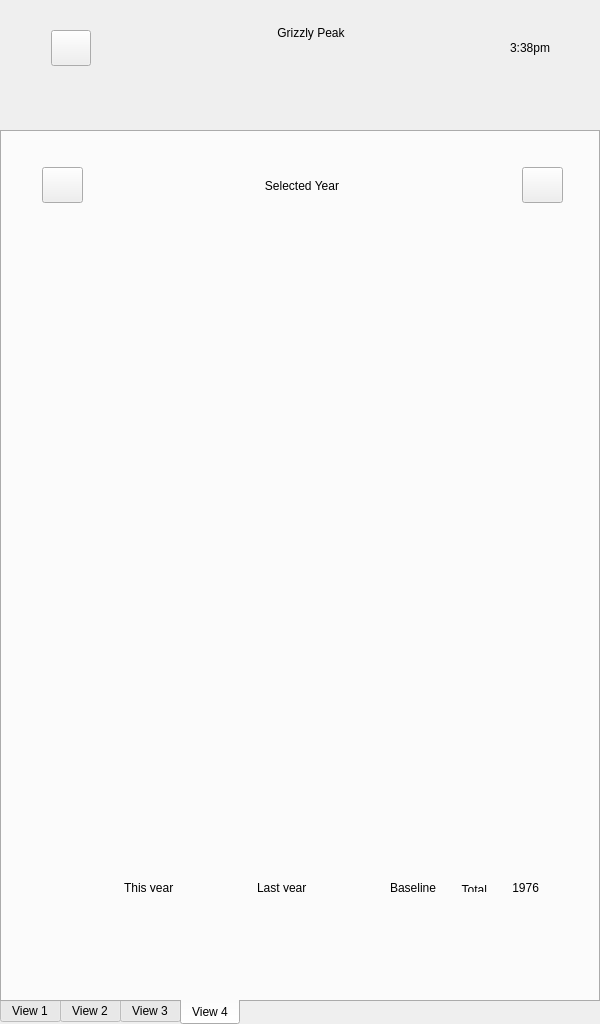
<?xml version="1.0" encoding="UTF-8"?>
<ui version="4.0">
 <class>MyMainWindow</class>
 <widget class="QWidget" name="MyMainWindow">
  <property name="geometry">
   <rect>
    <x>0</x>
    <y>0</y>
    <width>600</width>
    <height>1024</height>
   </rect>
  </property>
  <property name="sizePolicy">
   <sizepolicy hsizetype="Fixed" vsizetype="Fixed">
    <horstretch>0</horstretch>
    <verstretch>0</verstretch>
   </sizepolicy>
  </property>
  <property name="maximumSize">
   <size>
    <width>600</width>
    <height>1024</height>
   </size>
  </property>
  <property name="windowTitle">
   <string>Form</string>
  </property>
  <widget class="QWidget" name="verticalLayoutWidget">
   <property name="geometry">
    <rect>
     <x>0</x>
     <y>1</y>
     <width>601</width>
     <height>81</height>
    </rect>
   </property>
   <layout class="QVBoxLayout" name="verticalLayout">
    <property name="spacing">
     <number>0</number>
    </property>
    <item>
     <widget class="QLabel" name="m_ptr_copyright_label">
      <property name="text">
       <string/>
      </property>
      <property name="textFormat">
       <enum>Qt::AutoText</enum>
      </property>
      <property name="scaledContents">
       <bool>false</bool>
      </property>
      <property name="alignment">
       <set>Qt::AlignCenter</set>
      </property>
     </widget>
    </item>
    <item>
     <layout class="QHBoxLayout" name="layoutHeader">
      <property name="spacing">
       <number>0</number>
      </property>
      <property name="sizeConstraint">
       <enum>QLayout::SetMaximumSize</enum>
      </property>
      <property name="leftMargin">
       <number>40</number>
      </property>
      <property name="topMargin">
       <number>0</number>
      </property>
      <property name="rightMargin">
       <number>40</number>
      </property>
      <item>
       <widget class="QPushButton" name="m_ptr_home_button">
        <property name="sizePolicy">
         <sizepolicy hsizetype="Minimum" vsizetype="Fixed">
          <horstretch>1</horstretch>
          <verstretch>0</verstretch>
         </sizepolicy>
        </property>
        <property name="maximumSize">
         <size>
          <width>41</width>
          <height>36</height>
         </size>
        </property>
        <property name="cursor">
         <cursorShape>PointingHandCursor</cursorShape>
        </property>
        <property name="focusPolicy">
         <enum>Qt::NoFocus</enum>
        </property>
        <property name="layoutDirection">
         <enum>Qt::LeftToRight</enum>
        </property>
        <property name="text">
         <string/>
        </property>
       </widget>
      </item>
      <item>
       <widget class="QLabel" name="m_ptr_title_label">
        <property name="sizePolicy">
         <sizepolicy hsizetype="MinimumExpanding" vsizetype="MinimumExpanding">
          <horstretch>0</horstretch>
          <verstretch>0</verstretch>
         </sizepolicy>
        </property>
        <property name="minimumSize">
         <size>
          <width>440</width>
          <height>0</height>
         </size>
        </property>
        <property name="maximumSize">
         <size>
          <width>16777215</width>
          <height>16777215</height>
         </size>
        </property>
        <property name="text">
         <string>Grizzly Peak</string>
        </property>
        <property name="alignment">
         <set>Qt::AlignHCenter|Qt::AlignTop</set>
        </property>
       </widget>
      </item>
      <item>
       <widget class="QLabel" name="m_ptr_clock_label">
        <property name="sizePolicy">
         <sizepolicy hsizetype="Minimum" vsizetype="Fixed">
          <horstretch>1</horstretch>
          <verstretch>0</verstretch>
         </sizepolicy>
        </property>
        <property name="maximumSize">
         <size>
          <width>16777215</width>
          <height>16777215</height>
         </size>
        </property>
        <property name="text">
         <string>3:38pm</string>
        </property>
        <property name="alignment">
         <set>Qt::AlignRight|Qt::AlignTop|Qt::AlignTrailing</set>
        </property>
       </widget>
      </item>
     </layout>
    </item>
   </layout>
  </widget>
  <widget class="QTabWidget" name="m_ptr_tab_widget">
   <property name="geometry">
    <rect>
     <x>0</x>
     <y>130</y>
     <width>600</width>
     <height>895</height>
    </rect>
   </property>
   <property name="cursor">
    <cursorShape>ArrowCursor</cursorShape>
   </property>
   <property name="styleSheet">
    <string notr="true"/>
   </property>
   <property name="tabPosition">
    <enum>QTabWidget::South</enum>
   </property>
   <property name="currentIndex">
    <number>3</number>
   </property>
   <widget class="QWidget" name="view1">
    <property name="styleSheet">
     <string notr="true"/>
    </property>
    <attribute name="title">
     <string>View 1</string>
    </attribute>
    <widget class="QWidget" name="widgetView1" native="true">
     <property name="geometry">
      <rect>
       <x>0</x>
       <y>0</y>
       <width>591</width>
       <height>871</height>
      </rect>
     </property>
     <property name="styleSheet">
      <string notr="true"/>
     </property>
     <widget class="QLabel" name="m_ptr_no_sources_label">
      <property name="geometry">
       <rect>
        <x>0</x>
        <y>400</y>
        <width>600</width>
        <height>30</height>
       </rect>
      </property>
      <property name="sizePolicy">
       <sizepolicy hsizetype="Maximum" vsizetype="Maximum">
        <horstretch>0</horstretch>
        <verstretch>0</verstretch>
       </sizepolicy>
      </property>
      <property name="text">
       <string>Error - No Sources</string>
      </property>
      <property name="alignment">
       <set>Qt::AlignCenter</set>
      </property>
     </widget>
     <widget class="QLabel" name="m_ptr_source_1_idle_label">
      <property name="geometry">
       <rect>
        <x>300</x>
        <y>142</y>
        <width>10</width>
        <height>140</height>
       </rect>
      </property>
      <property name="styleSheet">
       <string notr="true"/>
      </property>
      <property name="text">
       <string/>
      </property>
      <property name="alignment">
       <set>Qt::AlignHCenter|Qt::AlignTop</set>
      </property>
     </widget>
     <widget class="QLabel" name="m_ptr_source_3_label">
      <property name="geometry">
       <rect>
        <x>40</x>
        <y>450</y>
        <width>571</width>
        <height>35</height>
       </rect>
      </property>
      <property name="text">
       <string>Source 3</string>
      </property>
     </widget>
     <widget class="QLabel" name="m_ptr_source_2_label">
      <property name="geometry">
       <rect>
        <x>40</x>
        <y>310</y>
        <width>571</width>
        <height>35</height>
       </rect>
      </property>
      <property name="text">
       <string>Source 2</string>
      </property>
     </widget>
     <widget class="QLabel" name="m_ptr_source_1_label">
      <property name="geometry">
       <rect>
        <x>40</x>
        <y>180</y>
        <width>571</width>
        <height>35</height>
       </rect>
      </property>
      <property name="text">
       <string>Source 1</string>
      </property>
     </widget>
     <widget class="QLabel" name="m_ptr_source_4_label">
      <property name="geometry">
       <rect>
        <x>40</x>
        <y>585</y>
        <width>571</width>
        <height>35</height>
       </rect>
      </property>
      <property name="text">
       <string>Source 4</string>
      </property>
     </widget>
     <widget class="QLabel" name="m_ptr_source_2_idle_label">
      <property name="geometry">
       <rect>
        <x>300</x>
        <y>271</y>
        <width>10</width>
        <height>140</height>
       </rect>
      </property>
      <property name="styleSheet">
       <string notr="true"/>
      </property>
      <property name="text">
       <string/>
      </property>
      <property name="alignment">
       <set>Qt::AlignHCenter|Qt::AlignTop</set>
      </property>
     </widget>
     <widget class="QLabel" name="m_ptr_source_3_idle_label">
      <property name="geometry">
       <rect>
        <x>300</x>
        <y>412</y>
        <width>10</width>
        <height>140</height>
       </rect>
      </property>
      <property name="styleSheet">
       <string notr="true"/>
      </property>
      <property name="text">
       <string/>
      </property>
      <property name="alignment">
       <set>Qt::AlignHCenter|Qt::AlignTop</set>
      </property>
     </widget>
     <widget class="QLabel" name="m_ptr_source_4_idle_label">
      <property name="geometry">
       <rect>
        <x>300</x>
        <y>548</y>
        <width>10</width>
        <height>140</height>
       </rect>
      </property>
      <property name="styleSheet">
       <string notr="true"/>
      </property>
      <property name="text">
       <string/>
      </property>
      <property name="alignment">
       <set>Qt::AlignHCenter|Qt::AlignTop</set>
      </property>
     </widget>
     <widget class="QLabel" name="m_ptr_source_1_labelBg">
      <property name="geometry">
       <rect>
        <x>20</x>
        <y>180</y>
        <width>571</width>
        <height>35</height>
       </rect>
      </property>
      <property name="text">
       <string/>
      </property>
     </widget>
     <widget class="QLabel" name="m_ptr_source_2_labelBg">
      <property name="geometry">
       <rect>
        <x>20</x>
        <y>310</y>
        <width>571</width>
        <height>35</height>
       </rect>
      </property>
      <property name="text">
       <string/>
      </property>
     </widget>
     <widget class="QLabel" name="m_ptr_source_3_labelBg">
      <property name="geometry">
       <rect>
        <x>20</x>
        <y>450</y>
        <width>571</width>
        <height>35</height>
       </rect>
      </property>
      <property name="text">
       <string/>
      </property>
     </widget>
     <widget class="QLabel" name="m_ptr_source_4_labelBg">
      <property name="geometry">
       <rect>
        <x>20</x>
        <y>585</y>
        <width>571</width>
        <height>35</height>
       </rect>
      </property>
      <property name="text">
       <string/>
      </property>
     </widget>
    </widget>
   </widget>
   <widget class="QWidget" name="view2">
    <property name="styleSheet">
     <string notr="true"/>
    </property>
    <attribute name="title">
     <string>View 2</string>
    </attribute>
    <widget class="QWidget" name="horizontalLayoutWidget">
     <property name="geometry">
      <rect>
       <x>50</x>
       <y>730</y>
       <width>501</width>
       <height>37</height>
      </rect>
     </property>
     <layout class="QHBoxLayout" name="horizontalLayout_5">
      <item>
       <layout class="QHBoxLayout" name="horizontalLayout_2">
        <property name="spacing">
         <number>5</number>
        </property>
        <property name="sizeConstraint">
         <enum>QLayout::SetDefaultConstraint</enum>
        </property>
        <item>
         <widget class="QLabel" name="m_ptr_view_2_weather_icon_label">
          <property name="minimumSize">
           <size>
            <width>0</width>
            <height>0</height>
           </size>
          </property>
          <property name="maximumSize">
           <size>
            <width>45</width>
            <height>16777215</height>
           </size>
          </property>
          <property name="text">
           <string/>
          </property>
          <property name="pixmap">
           <pixmap>images/sunny.png</pixmap>
          </property>
          <property name="alignment">
           <set>Qt::AlignCenter</set>
          </property>
         </widget>
        </item>
        <item>
         <widget class="QLabel" name="m_ptr_view_2_high_temperature_label">
          <property name="maximumSize">
           <size>
            <width>40</width>
            <height>16777215</height>
           </size>
          </property>
          <property name="styleSheet">
           <string notr="true"/>
          </property>
          <property name="text">
           <string>H: 85°</string>
          </property>
         </widget>
        </item>
        <item>
         <widget class="QLabel" name="m_ptr_view_2_low_temperature_label">
          <property name="maximumSize">
           <size>
            <width>16777215</width>
            <height>16777215</height>
           </size>
          </property>
          <property name="styleSheet">
           <string notr="true"/>
          </property>
          <property name="text">
           <string>L: 55°</string>
          </property>
         </widget>
        </item>
       </layout>
      </item>
      <item>
       <widget class="QLabel" name="lblTotal">
        <property name="maximumSize">
         <size>
          <width>16777215</width>
          <height>16777215</height>
         </size>
        </property>
        <property name="text">
         <string>Total</string>
        </property>
        <property name="alignment">
         <set>Qt::AlignRight|Qt::AlignTop|Qt::AlignTrailing</set>
        </property>
       </widget>
      </item>
      <item>
       <widget class="QLabel" name="lblTotalValue">
        <property name="maximumSize">
         <size>
          <width>50</width>
          <height>16777215</height>
         </size>
        </property>
        <property name="sizeIncrement">
         <size>
          <width>0</width>
          <height>0</height>
         </size>
        </property>
        <property name="text">
         <string>100</string>
        </property>
        <property name="alignment">
         <set>Qt::AlignRight|Qt::AlignTrailing|Qt::AlignVCenter</set>
        </property>
       </widget>
      </item>
     </layout>
    </widget>
    <widget class="QLabel" name="lblSeperator">
     <property name="geometry">
      <rect>
       <x>13</x>
       <y>715</y>
       <width>578</width>
       <height>2</height>
      </rect>
     </property>
     <property name="maximumSize">
      <size>
       <width>578</width>
       <height>2</height>
      </size>
     </property>
     <property name="styleSheet">
      <string notr="true"/>
     </property>
     <property name="text">
      <string/>
     </property>
    </widget>
    <widget class="QLabel" name="lblSeperator2">
     <property name="geometry">
      <rect>
       <x>13</x>
       <y>90</y>
       <width>578</width>
       <height>2</height>
      </rect>
     </property>
     <property name="maximumSize">
      <size>
       <width>578</width>
       <height>2</height>
      </size>
     </property>
     <property name="styleSheet">
      <string notr="true"/>
     </property>
     <property name="text">
      <string/>
     </property>
    </widget>
    <widget class="QLabel" name="m_ptr_view_2_title_label">
     <property name="geometry">
      <rect>
       <x>80</x>
       <y>150</y>
       <width>500</width>
       <height>16</height>
      </rect>
     </property>
     <property name="sizePolicy">
      <sizepolicy hsizetype="Preferred" vsizetype="Preferred">
       <horstretch>0</horstretch>
       <verstretch>0</verstretch>
      </sizepolicy>
     </property>
     <property name="text">
      <string>Title</string>
     </property>
    </widget>
    <widget class="QLabel" name="m_ptr_view_2_date_label">
     <property name="geometry">
      <rect>
       <x>0</x>
       <y>42</y>
       <width>600</width>
       <height>23</height>
      </rect>
     </property>
     <property name="minimumSize">
      <size>
       <width>600</width>
       <height>0</height>
      </size>
     </property>
     <property name="maximumSize">
      <size>
       <width>300</width>
       <height>16777215</height>
      </size>
     </property>
     <property name="text">
      <string>Selected Date</string>
     </property>
     <property name="alignment">
      <set>Qt::AlignCenter</set>
     </property>
    </widget>
    <widget class="QPushButton" name="m_ptr_view_2_previous_day_push_button">
     <property name="geometry">
      <rect>
       <x>40</x>
       <y>35</y>
       <width>41</width>
       <height>36</height>
      </rect>
     </property>
     <property name="maximumSize">
      <size>
       <width>41</width>
       <height>36</height>
      </size>
     </property>
     <property name="text">
      <string/>
     </property>
    </widget>
    <widget class="QPushButton" name="m_ptr_view_2_note_push_button">
     <property name="geometry">
      <rect>
       <x>460</x>
       <y>35</y>
       <width>41</width>
       <height>36</height>
      </rect>
     </property>
     <property name="maximumSize">
      <size>
       <width>60</width>
       <height>36</height>
      </size>
     </property>
     <property name="text">
      <string/>
     </property>
    </widget>
    <widget class="QPushButton" name="m_ptr_view_2_next_day_push_button">
     <property name="geometry">
      <rect>
       <x>520</x>
       <y>35</y>
       <width>41</width>
       <height>36</height>
      </rect>
     </property>
     <property name="maximumSize">
      <size>
       <width>41</width>
       <height>36</height>
      </size>
     </property>
     <property name="text">
      <string/>
     </property>
    </widget>
    <widget class="QLabel" name="lblSeperator3">
     <property name="geometry">
      <rect>
       <x>13</x>
       <y>340</y>
       <width>578</width>
       <height>2</height>
      </rect>
     </property>
     <property name="maximumSize">
      <size>
       <width>578</width>
       <height>2</height>
      </size>
     </property>
     <property name="styleSheet">
      <string notr="true"/>
     </property>
     <property name="text">
      <string/>
     </property>
    </widget>
    <zorder>m_ptr_view_2_date_label</zorder>
    <zorder>horizontalLayoutWidget</zorder>
    <zorder>lblSeperator</zorder>
    <zorder>lblSeperator2</zorder>
    <zorder>m_ptr_view_2_title_label</zorder>
    <zorder>lblSeperator3</zorder>
    <zorder>m_ptr_view_2_previous_day_push_button</zorder>
    <zorder>m_ptr_view_2_note_push_button</zorder>
    <zorder>m_ptr_view_2_next_day_push_button</zorder>
   </widget>
   <widget class="QWidget" name="view3">
    <property name="styleSheet">
     <string notr="true"/>
    </property>
    <attribute name="title">
     <string>View 3</string>
    </attribute>
    <widget class="QPushButton" name="m_ptr_view_3_previous_month_push_button">
     <property name="geometry">
      <rect>
       <x>40</x>
       <y>35</y>
       <width>41</width>
       <height>36</height>
      </rect>
     </property>
     <property name="minimumSize">
      <size>
       <width>41</width>
       <height>36</height>
      </size>
     </property>
     <property name="maximumSize">
      <size>
       <width>41</width>
       <height>36</height>
      </size>
     </property>
     <property name="styleSheet">
      <string notr="true"/>
     </property>
     <property name="text">
      <string/>
     </property>
    </widget>
    <widget class="QLabel" name="m_ptr_view_3_month_label">
     <property name="geometry">
      <rect>
       <x>0</x>
       <y>42</y>
       <width>600</width>
       <height>23</height>
      </rect>
     </property>
     <property name="text">
      <string>Selected Month</string>
     </property>
     <property name="alignment">
      <set>Qt::AlignCenter</set>
     </property>
    </widget>
    <widget class="QPushButton" name="m_ptr_view_3_next_month_push_button">
     <property name="geometry">
      <rect>
       <x>520</x>
       <y>35</y>
       <width>41</width>
       <height>36</height>
      </rect>
     </property>
     <property name="minimumSize">
      <size>
       <width>41</width>
       <height>36</height>
      </size>
     </property>
     <property name="maximumSize">
      <size>
       <width>41</width>
       <height>36</height>
      </size>
     </property>
     <property name="styleSheet">
      <string notr="true"/>
     </property>
     <property name="text">
      <string/>
     </property>
    </widget>
    <widget class="QLabel" name="lblSeperator_view3_1">
     <property name="geometry">
      <rect>
       <x>13</x>
       <y>90</y>
       <width>576</width>
       <height>2</height>
      </rect>
     </property>
     <property name="maximumSize">
      <size>
       <width>578</width>
       <height>2</height>
      </size>
     </property>
     <property name="styleSheet">
      <string notr="true"/>
     </property>
     <property name="text">
      <string/>
     </property>
    </widget>
    <widget class="QLabel" name="lblSeperator_view3_2">
     <property name="geometry">
      <rect>
       <x>13</x>
       <y>715</y>
       <width>576</width>
       <height>2</height>
      </rect>
     </property>
     <property name="maximumSize">
      <size>
       <width>578</width>
       <height>2</height>
      </size>
     </property>
     <property name="styleSheet">
      <string notr="true"/>
     </property>
     <property name="text">
      <string/>
     </property>
    </widget>
    <widget class="QWidget" name="layoutWidget">
     <property name="geometry">
      <rect>
       <x>470</x>
       <y>730</y>
       <width>121</width>
       <height>16</height>
      </rect>
     </property>
     <layout class="QHBoxLayout" name="horizontalLayout">
      <property name="spacing">
       <number>6</number>
      </property>
      <property name="rightMargin">
       <number>15</number>
      </property>
      <item>
       <widget class="QLabel" name="m_ptr_view_3_total_label">
        <property name="sizePolicy">
         <sizepolicy hsizetype="Expanding" vsizetype="Expanding">
          <horstretch>0</horstretch>
          <verstretch>0</verstretch>
         </sizepolicy>
        </property>
        <property name="maximumSize">
         <size>
          <width>16777215</width>
          <height>16777215</height>
         </size>
        </property>
        <property name="text">
         <string>Total</string>
        </property>
        <property name="alignment">
         <set>Qt::AlignBottom|Qt::AlignRight|Qt::AlignTrailing</set>
        </property>
       </widget>
      </item>
      <item>
       <widget class="QLabel" name="m_ptr_view_3_total_value_label">
        <property name="sizePolicy">
         <sizepolicy hsizetype="Expanding" vsizetype="Expanding">
          <horstretch>0</horstretch>
          <verstretch>0</verstretch>
         </sizepolicy>
        </property>
        <property name="sizeIncrement">
         <size>
          <width>0</width>
          <height>0</height>
         </size>
        </property>
        <property name="text">
         <string>1,456</string>
        </property>
        <property name="alignment">
         <set>Qt::AlignRight|Qt::AlignTrailing|Qt::AlignVCenter</set>
        </property>
       </widget>
      </item>
     </layout>
    </widget>
    <zorder>m_ptr_view_3_month_label</zorder>
    <zorder>layoutWidget</zorder>
    <zorder>lblSeperator_view3_1</zorder>
    <zorder>lblSeperator_view3_2</zorder>
    <zorder>m_ptr_view_3_previous_month_push_button</zorder>
    <zorder>m_ptr_view_3_next_month_push_button</zorder>
   </widget>
   <widget class="QWidget" name="view4">
    <property name="styleSheet">
     <string notr="true"/>
    </property>
    <attribute name="title">
     <string>View 4</string>
    </attribute>
    <widget class="QPushButton" name="m_ptr_view_4_next_year_push_button">
     <property name="geometry">
      <rect>
       <x>520</x>
       <y>35</y>
       <width>41</width>
       <height>36</height>
      </rect>
     </property>
     <property name="text">
      <string/>
     </property>
    </widget>
    <widget class="QPushButton" name="m_ptr_view_4_previous_year_push_button">
     <property name="geometry">
      <rect>
       <x>40</x>
       <y>35</y>
       <width>41</width>
       <height>36</height>
      </rect>
     </property>
     <property name="text">
      <string/>
     </property>
    </widget>
    <widget class="QLabel" name="m_ptr_view_4_year_label">
     <property name="geometry">
      <rect>
       <x>0</x>
       <y>42</y>
       <width>600</width>
       <height>23</height>
      </rect>
     </property>
     <property name="text">
      <string>Selected Year</string>
     </property>
     <property name="alignment">
      <set>Qt::AlignCenter</set>
     </property>
    </widget>
    <widget class="QLabel" name="lblSeperator_4_1">
     <property name="geometry">
      <rect>
       <x>13</x>
       <y>90</y>
       <width>576</width>
       <height>2</height>
      </rect>
     </property>
     <property name="maximumSize">
      <size>
       <width>578</width>
       <height>2</height>
      </size>
     </property>
     <property name="styleSheet">
      <string notr="true"/>
     </property>
     <property name="text">
      <string/>
     </property>
    </widget>
    <widget class="QLabel" name="lblSeperator_4_2">
     <property name="geometry">
      <rect>
       <x>13</x>
       <y>340</y>
       <width>576</width>
       <height>2</height>
      </rect>
     </property>
     <property name="maximumSize">
      <size>
       <width>578</width>
       <height>2</height>
      </size>
     </property>
     <property name="styleSheet">
      <string notr="true"/>
     </property>
     <property name="text">
      <string/>
     </property>
    </widget>
    <widget class="QLabel" name="lblSeperator_4_3">
     <property name="geometry">
      <rect>
       <x>13</x>
       <y>715</y>
       <width>578</width>
       <height>2</height>
      </rect>
     </property>
     <property name="maximumSize">
      <size>
       <width>578</width>
       <height>2</height>
      </size>
     </property>
     <property name="styleSheet">
      <string notr="true"/>
     </property>
     <property name="text">
      <string/>
     </property>
    </widget>
    <widget class="QWidget" name="layoutWidget">
     <property name="geometry">
      <rect>
       <x>4</x>
       <y>740</y>
       <width>591</width>
       <height>31</height>
      </rect>
     </property>
     <layout class="QHBoxLayout" name="horizontalLayout_3" stretch="0,0,0,0,0,0,0,0">
      <property name="spacing">
       <number>0</number>
      </property>
      <property name="leftMargin">
       <number>35</number>
      </property>
      <property name="rightMargin">
       <number>25</number>
      </property>
      <item>
       <widget class="QLabel" name="lblThisYearGraph">
        <property name="sizePolicy">
         <sizepolicy hsizetype="Expanding" vsizetype="Expanding">
          <horstretch>0</horstretch>
          <verstretch>0</verstretch>
         </sizepolicy>
        </property>
        <property name="maximumSize">
         <size>
          <width>33</width>
          <height>13</height>
         </size>
        </property>
        <property name="styleSheet">
         <string notr="true"/>
        </property>
        <property name="text">
         <string/>
        </property>
        <property name="alignment">
         <set>Qt::AlignBottom|Qt::AlignLeading|Qt::AlignLeft</set>
        </property>
       </widget>
      </item>
      <item>
       <widget class="QLabel" name="lblThisYearTxt">
        <property name="sizePolicy">
         <sizepolicy hsizetype="Fixed" vsizetype="MinimumExpanding">
          <horstretch>0</horstretch>
          <verstretch>0</verstretch>
         </sizepolicy>
        </property>
        <property name="text">
         <string>This year</string>
        </property>
       </widget>
      </item>
      <item>
       <widget class="QLabel" name="lblLastYearGraph">
        <property name="sizePolicy">
         <sizepolicy hsizetype="Expanding" vsizetype="Expanding">
          <horstretch>0</horstretch>
          <verstretch>0</verstretch>
         </sizepolicy>
        </property>
        <property name="maximumSize">
         <size>
          <width>33</width>
          <height>13</height>
         </size>
        </property>
        <property name="styleSheet">
         <string notr="true"/>
        </property>
        <property name="text">
         <string/>
        </property>
        <property name="alignment">
         <set>Qt::AlignBottom|Qt::AlignLeading|Qt::AlignLeft</set>
        </property>
       </widget>
      </item>
      <item>
       <widget class="QLabel" name="lblLastYearTxt">
        <property name="sizePolicy">
         <sizepolicy hsizetype="Fixed" vsizetype="MinimumExpanding">
          <horstretch>0</horstretch>
          <verstretch>0</verstretch>
         </sizepolicy>
        </property>
        <property name="text">
         <string>Last year</string>
        </property>
       </widget>
      </item>
      <item>
       <widget class="QLabel" name="lblBaselineGraph">
        <property name="sizePolicy">
         <sizepolicy hsizetype="Expanding" vsizetype="Expanding">
          <horstretch>0</horstretch>
          <verstretch>0</verstretch>
         </sizepolicy>
        </property>
        <property name="maximumSize">
         <size>
          <width>33</width>
          <height>13</height>
         </size>
        </property>
        <property name="styleSheet">
         <string notr="true"/>
        </property>
        <property name="text">
         <string/>
        </property>
        <property name="alignment">
         <set>Qt::AlignBottom|Qt::AlignLeading|Qt::AlignLeft</set>
        </property>
       </widget>
      </item>
      <item>
       <widget class="QLabel" name="lblBaseLineTxt">
        <property name="sizePolicy">
         <sizepolicy hsizetype="Fixed" vsizetype="MinimumExpanding">
          <horstretch>0</horstretch>
          <verstretch>0</verstretch>
         </sizepolicy>
        </property>
        <property name="text">
         <string>Baseline</string>
        </property>
       </widget>
      </item>
      <item>
       <widget class="QLabel" name="m_ptr_view_4_total_label">
        <property name="sizePolicy">
         <sizepolicy hsizetype="Fixed" vsizetype="Fixed">
          <horstretch>0</horstretch>
          <verstretch>0</verstretch>
         </sizepolicy>
        </property>
        <property name="text">
         <string>Total</string>
        </property>
        <property name="alignment">
         <set>Qt::AlignRight|Qt::AlignTop|Qt::AlignTrailing</set>
        </property>
       </widget>
      </item>
      <item>
       <widget class="QLabel" name="m_ptr_view_4_total_value_label">
        <property name="sizePolicy">
         <sizepolicy hsizetype="Fixed" vsizetype="Expanding">
          <horstretch>0</horstretch>
          <verstretch>0</verstretch>
         </sizepolicy>
        </property>
        <property name="sizeIncrement">
         <size>
          <width>0</width>
          <height>0</height>
         </size>
        </property>
        <property name="text">
         <string>1976</string>
        </property>
        <property name="alignment">
         <set>Qt::AlignRight|Qt::AlignTrailing|Qt::AlignVCenter</set>
        </property>
       </widget>
      </item>
     </layout>
    </widget>
    <zorder>m_ptr_view_4_year_label</zorder>
    <zorder>lblSeperator_4_1</zorder>
    <zorder>lblSeperator_4_2</zorder>
    <zorder>lblSeperator_4_3</zorder>
    <zorder>layoutWidget</zorder>
    <zorder>m_ptr_view_4_next_year_push_button</zorder>
    <zorder>m_ptr_view_4_previous_year_push_button</zorder>
   </widget>
  </widget>
 </widget>
 <layoutdefault spacing="6" margin="11"/>
 <resources/>
 <connections/>
</ui>
